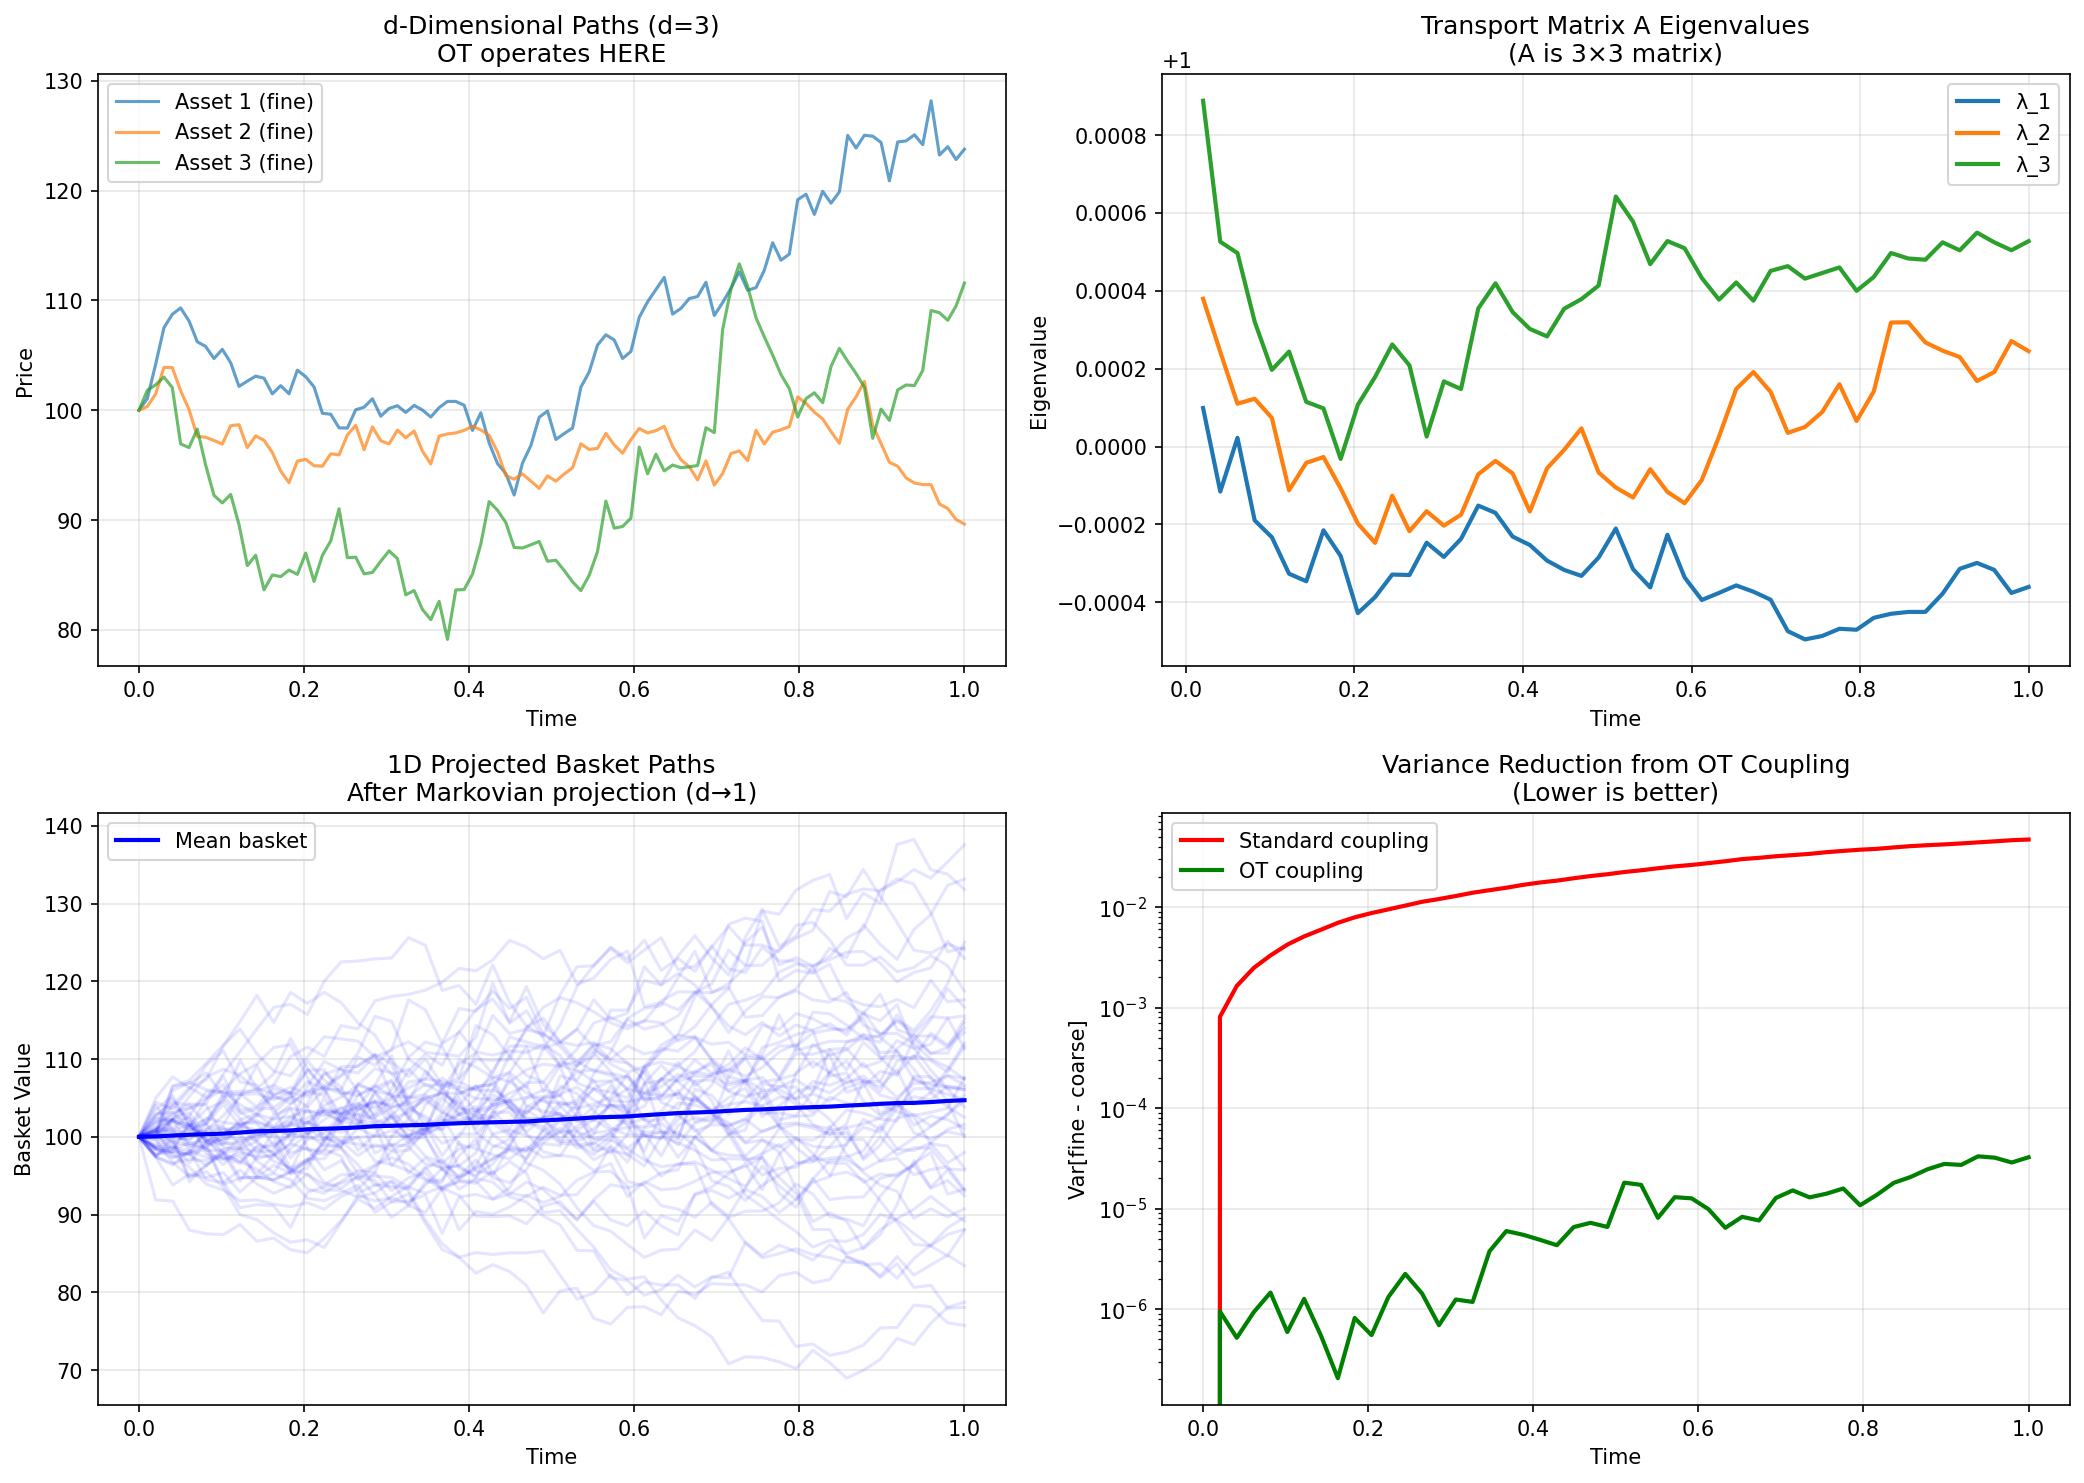

Python code for this plot:
#!/usr/bin/env python3
"""
OT Dimension Demonstration Script
=================================

This script demonstrates the dimensional flow through:
1. d-dimensional GBM path generation
2. d-dimensional Gaussian-Brenier optimal transport coupling
3. d → 1 Markovian projection

The key insight: OT operates in full d-dimensional space BEFORE projection to 1D.

Author: Wadoud Charbak (KAUST Intern)
Date: December 2024
"""

import numpy as np
import matplotlib.pyplot as plt
from typing import Tuple, List, Callable

np.random.seed(42)  # For reproducibility


# =============================================================================
# PART 1: GBM Path Generation (d-dimensional)
# =============================================================================

def generate_GBM_paths(
    x0: np.ndarray,      # Initial prices, shape (d,)
    r: float,            # Risk-free rate
    vol: np.ndarray,     # Volatilities, shape (d,)
    cov_mat: np.ndarray, # Correlation matrix, shape (d, d)
    dt: float,           # Timestep
    N_steps: int,        # Number of timesteps
    M_paths: int         # Number of paths
) -> np.ndarray:
    """
    Generate d-dimensional correlated GBM paths.
    
    Returns
    -------
    paths : ndarray, shape (M_paths, N_steps, d)
        Simulated asset price paths
    """
    d = len(x0)
    chol = np.linalg.cholesky(cov_mat)
    sqrt_dt = np.sqrt(dt)
    
    paths = np.zeros((M_paths, N_steps, d))
    paths[:, 0, :] = x0
    
    X = np.tile(x0, (M_paths, 1))  # Shape: (M, d)
    
    for n in range(1, N_steps):
        Z = np.random.randn(M_paths, d)
        dW = (Z @ chol.T) * sqrt_dt  # Correlated increments
        sigma = X * vol  # Diagonal volatility scaling
        X = X + r * X * dt + sigma * dW
        paths[:, n, :] = X
    
    return paths


def generate_coupled_paths(
    x0: np.ndarray,
    r: float,
    vol: np.ndarray,
    cov_mat: np.ndarray,
    dt_fine: float,
    N_fine: int,
    M_paths: int
) -> Tuple[np.ndarray, np.ndarray]:
    """
    Generate coupled fine and coarse paths for MLMC.
    
    Coarse paths use dt_coarse = 2 * dt_fine with summed Brownian increments.
    
    Returns
    -------
    paths_fine : ndarray, shape (M_paths, N_fine, d)
    paths_coarse : ndarray, shape (M_paths, N_coarse, d)
    """
    d = len(x0)
    chol = np.linalg.cholesky(cov_mat)
    sqrt_dt_fine = np.sqrt(dt_fine)
    
    N_coarse = N_fine // 2
    dt_coarse = 2 * dt_fine
    
    # Generate all fine random increments
    Z_fine = np.random.randn(M_paths, N_fine, d)
    
    # Fine paths
    paths_fine = np.zeros((M_paths, N_fine, d))
    paths_fine[:, 0, :] = x0
    X_fine = np.tile(x0, (M_paths, 1))
    
    for n in range(1, N_fine):
        dW = (Z_fine[:, n-1, :] @ chol.T) * sqrt_dt_fine
        sigma = X_fine * vol
        X_fine = X_fine + r * X_fine * dt_fine + sigma * dW
        paths_fine[:, n, :] = X_fine
    
    # Coarse paths with COUPLED increments (sum consecutive pairs)
    Z_coarse = Z_fine.reshape(M_paths, N_coarse, 2, d).sum(axis=2)
    
    paths_coarse = np.zeros((M_paths, N_coarse, d))
    paths_coarse[:, 0, :] = x0
    X_coarse = np.tile(x0, (M_paths, 1))
    
    for n in range(1, N_coarse):
        # Note: sqrt(dt_fine) because Z_coarse has variance 2, not 1
        dW = (Z_coarse[:, n-1, :] @ chol.T) * sqrt_dt_fine
        sigma = X_coarse * vol
        X_coarse = X_coarse + r * X_coarse * dt_coarse + sigma * dW
        paths_coarse[:, n, :] = X_coarse
    
    return paths_fine, paths_coarse


# =============================================================================
# PART 2: Gaussian-Brenier Optimal Transport (d × d dimensional)
# =============================================================================

class GaussianBrenierMap:
    """
    Optimal transport map between two Gaussian distributions.
    
    Maps N(μ_f, C_f) to N(μ_c, C_c) via:
        T(x) = μ_c + A(x - μ_f)
    
    where A = C_f^{-1/2} (C_f^{1/2} C_c C_f^{1/2})^{1/2} C_f^{-1/2}
    
    KEY: All matrices are d × d, operating in full asset space!
    """
    
    def __init__(self, mu_f: np.ndarray, C_f: np.ndarray, 
                 mu_c: np.ndarray, C_c: np.ndarray):
        """
        Parameters
        ----------
        mu_f : ndarray, shape (d,)
            Mean of fine (source) distribution
        C_f : ndarray, shape (d, d)
            Covariance of fine distribution
        mu_c : ndarray, shape (d,)
            Mean of coarse (target) distribution
        C_c : ndarray, shape (d, d)
            Covariance of coarse distribution
        """
        self.mu_f = np.asarray(mu_f)
        self.mu_c = np.asarray(mu_c)
        self.C_f = np.asarray(C_f)
        self.C_c = np.asarray(C_c)
        
        # Store dimensions for inspection
        self.d = len(mu_f)
        
        # Compute A via eigendecomposition (numerically stable)
        eig_f, U_f = np.linalg.eigh(self.C_f)
        eig_f = np.maximum(eig_f, 1e-10)  # Regularise
        
        sqrt_C_f = U_f @ np.diag(np.sqrt(eig_f)) @ U_f.T
        invsqrt_C_f = U_f @ np.diag(1.0 / np.sqrt(eig_f)) @ U_f.T
        
        # Middle matrix M = C_f^{1/2} C_c C_f^{1/2}
        M = sqrt_C_f @ self.C_c @ sqrt_C_f
        
        eig_M, U_M = np.linalg.eigh(M)
        eig_M = np.maximum(eig_M, 1e-10)
        sqrt_M = U_M @ np.diag(np.sqrt(eig_M)) @ U_M.T
        
        # Brenier transport matrix
        self.A = invsqrt_C_f @ sqrt_M @ invsqrt_C_f
    
    def __call__(self, x: np.ndarray) -> np.ndarray:
        """
        Apply the transport map.
        
        Parameters
        ----------
        x : ndarray, shape (M, d) or (d,)
            Points in d-dimensional space
            
        Returns
        -------
        y : ndarray, same shape as x
            Transported points (still d-dimensional!)
        """
        return self.mu_c + (x - self.mu_f) @ self.A.T
    
    def print_dimensions(self):
        """Print all dimensions for clarity."""
        print(f"\n{'='*60}")
        print("GAUSSIAN-BRENIER MAP DIMENSIONS")
        print(f"{'='*60}")
        print(f"  Asset dimension d = {self.d}")
        print(f"  μ_f shape: {self.mu_f.shape}  (d-dimensional mean)")
        print(f"  μ_c shape: {self.mu_c.shape}  (d-dimensional mean)")
        print(f"  C_f shape: {self.C_f.shape}  (d × d covariance)")
        print(f"  C_c shape: {self.C_c.shape}  (d × d covariance)")
        print(f"  A shape:   {self.A.shape}  (d × d transport matrix)")
        print(f"{'='*60}\n")


def identity_map(x: np.ndarray) -> np.ndarray:
    """Identity map for t=0 (no transport needed)."""
    return x


def compute_OT_maps(
    paths_fine: np.ndarray,    # Shape: (M, N_f, d)
    paths_coarse: np.ndarray,  # Shape: (M, N_c, d)
    verbose: bool = True
) -> List[Callable]:
    """
    Compute Gaussian-Brenier maps at each coarse timestep.
    
    Works in LOG-SPACE because log(GBM) is Gaussian.
    
    Returns
    -------
    maps : list of callable
        maps[n] transforms log(X_f) to estimated log(X_c) at timestep n
    """
    M, N_f, d = paths_fine.shape
    N_c = paths_coarse.shape[1]
    
    # Extract fine paths at coarse time intervals
    paths_fine_reduced = paths_fine[:, ::2, :]  # Shape: (M, N_c, d)
    
    # Transform to log-space
    log_fine = np.log(paths_fine_reduced)
    log_coarse = np.log(paths_coarse)
    
    if verbose:
        print(f"\n{'='*60}")
        print("COMPUTING OPTIMAL TRANSPORT MAPS")
        print(f"{'='*60}")
        print(f"  Fine paths shape:   {paths_fine.shape}")
        print(f"  Coarse paths shape: {paths_coarse.shape}")
        print(f"  Log-fine (reduced): {log_fine.shape}")
        print(f"  Log-coarse:         {log_coarse.shape}")
        print(f"  Asset dimension d = {d}")
        print(f"  Number of maps to compute: {N_c}")
    
    # Compute means and covariances at each timestep
    mu_fine = np.mean(log_fine, axis=0)    # Shape: (N_c, d)
    mu_coarse = np.mean(log_coarse, axis=0)  # Shape: (N_c, d)
    
    # Covariances at each timestep
    C_fine = np.array([np.cov(log_fine[:, n, :].T) for n in range(N_c)])
    C_coarse = np.array([np.cov(log_coarse[:, n, :].T) for n in range(N_c)])
    
    if verbose:
        print(f"\n  Statistics computed:")
        print(f"    μ_fine shape:  {mu_fine.shape}   (N_c × d)")
        print(f"    μ_coarse shape: {mu_coarse.shape}  (N_c × d)")
        print(f"    C_fine shape:  {C_fine.shape}  (N_c × d × d)")
        print(f"    C_coarse shape: {C_coarse.shape} (N_c × d × d)")
    
    # Construct maps
    maps = [identity_map]  # t=0: no transformation
    
    for n in range(1, N_c):
        brenier_map = GaussianBrenierMap(
            mu_fine[n], C_fine[n],
            mu_coarse[n], C_coarse[n]
        )
        maps.append(brenier_map)
    
    if verbose:
        print(f"\n  Constructed {len(maps)} transport maps")
        print(f"  Each map: T: ℝ^{d} → ℝ^{d}")
        print(f"{'='*60}\n")
    
    return maps


def apply_OT_maps(
    paths_fine: np.ndarray,  # Shape: (M, N_f, d)
    maps: List[Callable],
    verbose: bool = True
) -> np.ndarray:
    """
    Apply OT maps to transform fine paths to estimated coarse paths.
    
    Returns
    -------
    paths_coarse_est : ndarray, shape (M, N_c, d)
        Estimated coarse paths (still d-dimensional!)
    """
    M, N_f, d = paths_fine.shape
    N_c = len(maps)
    
    # Extract fine paths at coarse intervals
    paths_fine_reduced = paths_fine[:, ::2, :]
    
    # Transform to log-space
    log_fine = np.log(paths_fine_reduced)
    
    if verbose:
        print(f"\n{'='*60}")
        print("APPLYING OPTIMAL TRANSPORT MAPS")
        print(f"{'='*60}")
        print(f"  Input (fine paths):     shape {paths_fine.shape}")
        print(f"  Input (log, reduced):   shape {log_fine.shape}")
    
    # Apply maps at each timestep
    log_coarse_est = np.zeros_like(log_fine)
    
    for n in range(N_c):
        log_coarse_est[:, n, :] = maps[n](log_fine[:, n, :])
    
    # Transform back to price space
    paths_coarse_est = np.exp(log_coarse_est)
    
    if verbose:
        print(f"  After OT (log-space):   shape {log_coarse_est.shape}")
        print(f"  Output (price space):   shape {paths_coarse_est.shape}")
        print(f"\n  ⚠️  DIMENSION UNCHANGED: Still {d}-dimensional!")
        print(f"{'='*60}\n")
    
    return paths_coarse_est


# =============================================================================
# PART 3: Markovian Projection (d → 1)
# =============================================================================

def markovian_projection(
    paths: np.ndarray,        # Shape: (M, N, d)
    weights: np.ndarray,      # Shape: (d,)
    verbose: bool = True
) -> np.ndarray:
    """
    Project d-dimensional paths to 1D basket value.
    
    S(t) = weights · X(t) = Σᵢ wᵢ Xᵢ(t)
    
    THIS is where dimension reduction happens: d → 1
    
    Returns
    -------
    basket : ndarray, shape (M, N)
        1-dimensional basket value paths
    """
    M, N, d = paths.shape
    
    basket = paths @ weights  # (M, N, d) @ (d,) = (M, N)
    
    if verbose:
        print(f"\n{'='*60}")
        print("MARKOVIAN PROJECTION (d → 1)")
        print(f"{'='*60}")
        print(f"  Input paths:    shape {paths.shape}  (M × N × d)")
        print(f"  Basket weights: shape {weights.shape}  (d,)")
        print(f"  Output basket:  shape {basket.shape}  (M × N)")
        print(f"\n  ✓ DIMENSION REDUCED: {d}D → 1D")
        print(f"{'='*60}\n")
    
    return basket


# =============================================================================
# PART 4: Demonstration Script
# =============================================================================

def demonstrate_dimensions():
    """
    Full demonstration of dimensional flow through OT and Markovian projection.
    """
    print("\n" + "="*70)
    print(" OPTIMAL TRANSPORT DIMENSION DEMONSTRATION")
    print(" Showing: d-dim OT coupling BEFORE d→1 Markovian projection")
    print("="*70)
    
    # =========================================================================
    # Setup: d = 3 assets
    # =========================================================================
    d = 3
    x0 = np.array([100.0, 100.0, 100.0])
    r = 0.05
    vol = np.array([0.2, 0.15, 0.25])
    cov_mat = np.array([
        [1.0, 0.6, 0.3],
        [0.6, 1.0, 0.4],
        [0.3, 0.4, 1.0]
    ])
    basket_weights = np.ones(d) / d  # Equal-weighted
    
    T = 1.0
    dt_fine = 0.01
    N_fine = int(T / dt_fine)
    M_paths = 5000
    
    print(f"\n📊 SETUP")
    print(f"   Asset dimension d = {d}")
    print(f"   Initial prices: {x0}")
    print(f"   Volatilities: {vol}")
    print(f"   Correlation matrix shape: {cov_mat.shape}")
    print(f"   Basket weights: {basket_weights}")
    print(f"   Fine timesteps: {N_fine}, Coarse timesteps: {N_fine//2}")
    print(f"   Number of paths: {M_paths}")
    
    # =========================================================================
    # Step 1: Generate coupled paths (d-dimensional)
    # =========================================================================
    print(f"\n\n{'─'*70}")
    print("STEP 1: Generate d-dimensional coupled paths")
    print(f"{'─'*70}")
    
    paths_fine, paths_coarse = generate_coupled_paths(
        x0, r, vol, cov_mat, dt_fine, N_fine, M_paths
    )
    
    print(f"  Fine paths:   {paths_fine.shape}   (M × N_f × d)")
    print(f"  Coarse paths: {paths_coarse.shape}  (M × N_c × d)")
    print(f"  → Both are {d}-dimensional in asset space")
    
    # =========================================================================
    # Step 2: Compute OT maps (d × d matrices)
    # =========================================================================
    print(f"\n\n{'─'*70}")
    print("STEP 2: Compute Gaussian-Brenier transport maps")
    print(f"{'─'*70}")
    
    maps = compute_OT_maps(paths_fine, paths_coarse, verbose=True)
    
    # Show details of one map
    if len(maps) > 1 and isinstance(maps[1], GaussianBrenierMap):
        maps[1].print_dimensions()
    
    # =========================================================================
    # Step 3: Apply OT maps (still d-dimensional!)
    # =========================================================================
    print(f"\n\n{'─'*70}")
    print("STEP 3: Apply OT maps to fine paths")
    print(f"{'─'*70}")
    
    paths_coarse_est = apply_OT_maps(paths_fine, maps, verbose=True)
    
    # =========================================================================
    # Step 4: NOW do Markovian projection (d → 1)
    # =========================================================================
    print(f"\n\n{'─'*70}")
    print("STEP 4: Markovian projection (THIS is where d → 1 happens)")
    print(f"{'─'*70}")
    
    basket_fine = markovian_projection(
        paths_fine[:, ::2, :], basket_weights, verbose=True
    )
    basket_coarse = markovian_projection(
        paths_coarse, basket_weights, verbose=False
    )
    basket_coarse_est = markovian_projection(
        paths_coarse_est, basket_weights, verbose=False
    )
    
    print(f"  Basket (fine):       shape {basket_fine.shape}")
    print(f"  Basket (coarse):     shape {basket_coarse.shape}")
    print(f"  Basket (OT est):     shape {basket_coarse_est.shape}")
    
    # =========================================================================
    # Step 5: Validate OT coupling quality
    # =========================================================================
    print(f"\n\n{'─'*70}")
    print("STEP 5: Validate OT coupling quality")
    print(f"{'─'*70}")
    
    # Compare variance of differences
    diff_standard = basket_fine - basket_coarse
    diff_OT = basket_fine - basket_coarse_est
    
    var_standard = np.var(diff_standard[:, -1])
    var_OT = np.var(diff_OT[:, -1])
    
    print(f"\n  Terminal variance of (fine - coarse):")
    print(f"    Standard coupling: {var_standard:.6f}")
    print(f"    OT coupling:       {var_OT:.6f}")
    print(f"    Variance ratio:    {var_OT/var_standard:.4f}")
    
    if var_OT < var_standard:
        print(f"\n  ✓ OT coupling reduces variance by {(1-var_OT/var_standard)*100:.1f}%")
    
    # =========================================================================
    # Step 6: Summary diagram
    # =========================================================================
    print(f"\n\n{'='*70}")
    print("SUMMARY: DIMENSIONAL FLOW")
    print(f"{'='*70}")
    print("""
    ┌────────────────────────────────────────────────────────────┐
    │  paths_fine ∈ ℝ^{M × N_f × d}                              │
    │  (5000 × 100 × 3) = 3-dimensional asset space              │
    └───────────────────────┬────────────────────────────────────┘
                            │
                            ↓  log transform
    ┌────────────────────────────────────────────────────────────┐
    │  log(paths_fine) ∈ ℝ^{M × N_c × d}                         │
    │  (5000 × 50 × 3) = STILL 3-dimensional!                    │
    └───────────────────────┬────────────────────────────────────┘
                            │
                            ↓  Brenier map T: ℝ³ → ℝ³
                            │  (using 3×3 transport matrix A)
    ┌────────────────────────────────────────────────────────────┐
    │  T(log(paths_fine)) ∈ ℝ^{M × N_c × d}                      │
    │  (5000 × 50 × 3) = STILL 3-dimensional!                    │
    └───────────────────────┬────────────────────────────────────┘
                            │
                            ↓  exp transform
    ┌────────────────────────────────────────────────────────────┐
    │  paths_coarse_est ∈ ℝ^{M × N_c × d}                        │
    │  (5000 × 50 × 3) = STILL 3-dimensional!                    │
    └───────────────────────┬────────────────────────────────────┘
                            │
                            ↓  basket projection: w · X
                            │  (NOW dimension reduces: 3 → 1)
    ┌────────────────────────────────────────────────────────────┐
    │  basket_coarse_est ∈ ℝ^{M × N_c}                           │
    │  (5000 × 50) = NOW 1-dimensional!                          │
    └────────────────────────────────────────────────────────────┘
    """)
    
    # =========================================================================
    # Step 7: Visualisation
    # =========================================================================
    print(f"\n{'─'*70}")
    print("Generating visualisation...")
    print(f"{'─'*70}")
    
    fig, axes = plt.subplots(2, 2, figsize=(14, 10))
    
    # Plot 1: Sample d-dimensional paths (one path, all assets)
    ax1 = axes[0, 0]
    path_idx = 0
    time_fine = np.linspace(0, T, N_fine)
    time_coarse = np.linspace(0, T, N_fine//2)
    for i in range(d):
        ax1.plot(time_fine, paths_fine[path_idx, :, i], 
                 label=f'Asset {i+1} (fine)', alpha=0.7)
    ax1.set_xlabel('Time')
    ax1.set_ylabel('Price')
    ax1.set_title(f'd-Dimensional Paths (d={d})\nOT operates HERE')
    ax1.legend()
    ax1.grid(alpha=0.3)
    
    # Plot 2: Transport matrix eigenvalues over time
    ax2 = axes[0, 1]
    eigenvalues_over_time = []
    for n in range(1, len(maps)):
        if isinstance(maps[n], GaussianBrenierMap):
            eigs = np.linalg.eigvalsh(maps[n].A)
            eigenvalues_over_time.append(eigs)
    eigenvalues_over_time = np.array(eigenvalues_over_time)
    
    for i in range(d):
        ax2.plot(time_coarse[1:], eigenvalues_over_time[:, i], 
                 label=f'λ_{i+1}', linewidth=2)
    ax2.set_xlabel('Time')
    ax2.set_ylabel('Eigenvalue')
    ax2.set_title(f'Transport Matrix A Eigenvalues\n(A is {d}×{d} matrix)')
    ax2.legend()
    ax2.grid(alpha=0.3)
    
    # Plot 3: 1D projected basket paths
    ax3 = axes[1, 0]
    for i in range(min(50, M_paths)):
        ax3.plot(time_coarse, basket_coarse[i, :], 'b-', alpha=0.1)
    ax3.plot(time_coarse, np.mean(basket_coarse, axis=0), 'b-', 
             linewidth=2, label='Mean basket')
    ax3.set_xlabel('Time')
    ax3.set_ylabel('Basket Value')
    ax3.set_title('1D Projected Basket Paths\nAfter Markovian projection (d→1)')
    ax3.legend()
    ax3.grid(alpha=0.3)
    
    # Plot 4: Variance reduction comparison
    ax4 = axes[1, 1]
    var_standard_t = np.var(diff_standard, axis=0)
    var_OT_t = np.var(diff_OT, axis=0)
    
    ax4.plot(time_coarse, var_standard_t, 'r-', linewidth=2, 
             label='Standard coupling')
    ax4.plot(time_coarse, var_OT_t, 'g-', linewidth=2, 
             label='OT coupling')
    ax4.set_xlabel('Time')
    ax4.set_ylabel('Var[fine - coarse]')
    ax4.set_title('Variance Reduction from OT Coupling\n(Lower is better)')
    ax4.legend()
    ax4.grid(alpha=0.3)
    ax4.set_yscale('log')
    
    plt.tight_layout()
    plt.savefig('OT_dimension_demo.png', dpi=150, bbox_inches='tight')
    print(f"\n✓ Saved visualisation to 'OT_dimension_demo.png'")
    plt.show()
    
    # =========================================================================
    # Final message
    # =========================================================================
    print(f"\n\n{'='*70}")
    print("KEY TAKEAWAY")
    print(f"{'='*70}")
    print(f"""
    The Gaussian-Brenier optimal transport map operates in the FULL 
    {d}-dimensional asset space:
    
        T: ℝ^{d} → ℝ^{d}
        
    using a {d}×{d} transport matrix A.
    
    The dimension reduction from {d}D to 1D happens AFTERWARDS via 
    Markovian projection:
    
        S = weights · X  :  ℝ^{d} → ℝ¹
    
    This ordering is important because:
    1. OT exploits the full {d}×{d} correlation structure
    2. The Gaussian assumption holds exactly in log-space for GBM
    3. We get provably optimal coupling BEFORE any information is lost
    """)
    print(f"{'='*70}\n")
    breakpoint()


if __name__ == "__main__":
    demonstrate_dimensions()
